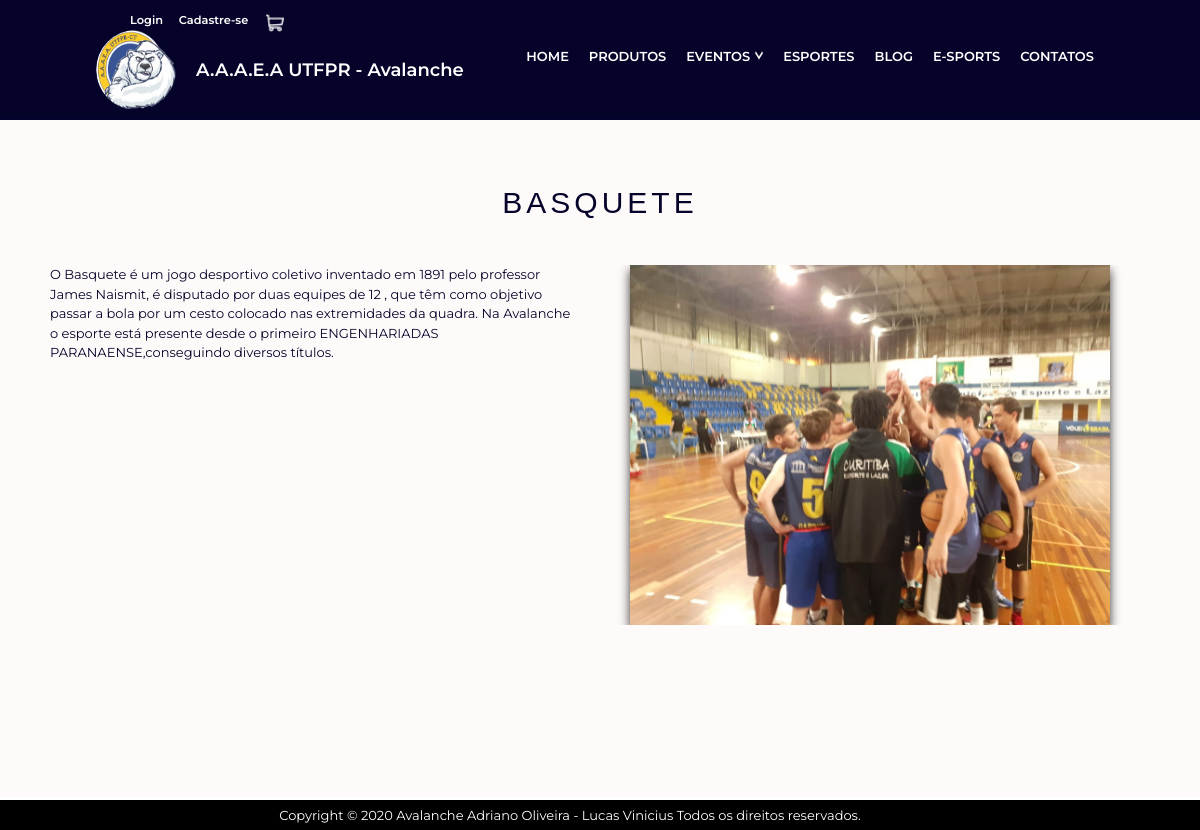
/Esportes/basquete, run on the app's committed database.
### Avalancheutfpr/models.py (models this page shows, shortened)
class modalidades(models.Model):
    status = (('Ativo', 'Ativo'), ('Encerrado', 'Encerrado'),)
    name = models.CharField(max_length=30,null=False,blank=False,verbose_name='Nome')
    previa = models.TextField(null=False, blank=False, verbose_name='Prévia')
    descricao = models.TextField(null=False,blank=False,verbose_name='Descrição')
    image = StdImageField(upload_to=get_file_path, null=False, blank=False)
    slug = AutoSlugField(populate_from='name')
    pub_date = models.DateField(auto_now_add=True,verbose_name='Data de publicação')
    Status = models.CharField(max_length=30, null=True, blank=True, choices=status, default='Ativo')
    class Meta:
        verbose_name='Modalidade'
        verbose_name_plural = 'Modalidades'
        ordering = ['name']

### Avalancheutfpr/views.py (the view, shortened to what this page needs)
# urls.py: path('Esportes/<slug:slug>', Modalidades_view, name='Modalidades_View'),
def Modalidades_view(request, slug):
    Modalidades = get_object_or_404(modalidades, slug=slug)
    Midias = media.objects.filter(tag=Modalidades.name).order_by('-pub_date')
    context = {
        "Modalidades": Modalidades,
        "Midias":Midias
    }
    return render(request, 'PadraoModalidades.html', context)

### Avalancheutfpr/templates/PadraoModalidades.html (shortened to what this page needs)
<!DOCTYPE html>
{% extends 'Base.html' %}
{%load static%}
{%load bootstrap4 %}
{%block body%}
<main>
    <section class="default-esportes light-esportes" style="min-height:85vh;">
        <div class="section-title-esportes">{{Modalidades.name}}</div>
        <div class="section-body-esportes">
            <div class="section-esporte">
                <div class="section-esporte-left">
                    <p>
                    {{Modalidades.descricao}}
                    </p>
                </div>
                {% if Modalidades.image.url != blank%}
                <div class="section-esporte-right">
                    <img src="{{Modalidades.image.url}}" />
                </div>
                {% endif %}
            </div>
        </div>
    </section>
</main>
{%endblock%}

### Avalancheutfpr/static/css/style.css (style rules this page uses)
* { margin:0; padding:0; box-sizing:border-box; }
body { font-family:'Montserrat', Arial, Helvetica, sans-serif; font-size:13px; overflow-x:hidden; }
.default-esportes { padding-top:50px; padding-bottom:50px; border-bottom: 3px solid #fff; }
.default-esportes .section-title-esportes { text-align:center; text-transform: uppercase; font-family:'Road_Rage', Arial, Helvetica, sans-serif; }
.default-esportes .section-title-esportes { font-size:30px; margin-top:10px; margin-bottom:40px; font-family:'Road_Rage', Arial, Helvetica, sans-serif; letter-spacing:4px; }
.default-esportes.light-esportes { background-color:#FFFAFA; }
.default-esportes.light-esportes .section-title-esportes, .default-esportes.light-esportes .section-body-esportes { color:#050329; }
.section-esporte { display:flex; }
.section-esporte-left { flex:1; }
.section-esporte-right { width:520px; text-align:left; margin-left:5%; }
.section-esporte-right img { width:480px; box-shadow:0px 5px 10px #333; }
.section-esporte { overflow:hidden; max-width:1100px; margin:auto; }

### data on the page
modalidades: name "BASQUETE", descricao "O Basquete é um jogo desportivo coletivo inventado em 1891 pelo professor James Naismit, é disputado por duas equipes de 12 , que têm como objetivo passar a bola por um cesto colocado nas extremidades da quadra. Na Avalanche o esporte está presente desde o primeiro ENGENHARIADAS PARANAENSE,conseguindo diversos títulos.", image (picture)
